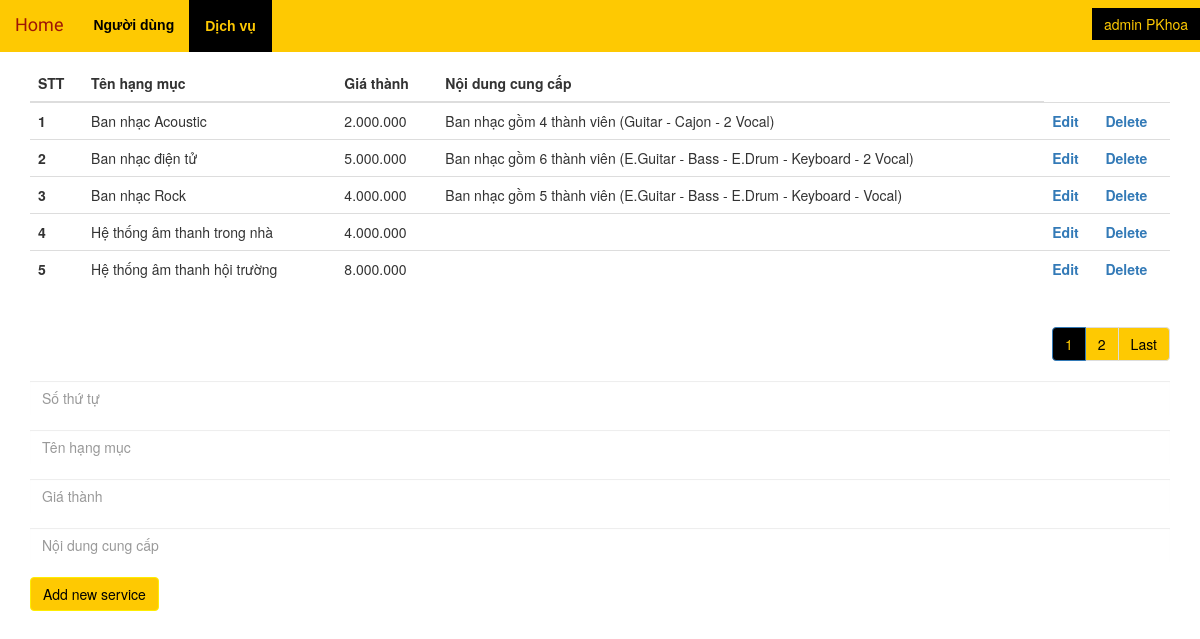
The page /admin_manage_service.php (signed in) on the database its author committed.
### tables this page shows
CREATE TABLE `services` (
  `id` int(11) NOT NULL,
  `name` varchar(50) DEFAULT NULL,
  `price` varchar(10) DEFAULT NULL,
  `detail` varchar(200) DEFAULT NULL,
  `imgsrc` varchar(100) DEFAULT NULL
);

### sesssion.php (called while the page is built, shortened)
<?php
	if (isset($_SESSION["type"])) {
		if ($_SESSION['type'] =='admin')
		{
		$type = $_SESSION['type'];
		$name = $_SESSION['username'];
		}
	}
?>

### admin_manage_service.php (the view, shortened to what this page needs)
<?php
	require "sesssion.php";
?>
<!DOCTYPE html>
<html lang="en">
<head>
	<link rel="stylesheet" href="https://maxcdn.bootstrapcdn.com/bootstrap/3.4.1/css/bootstrap.min.css">
	<link rel="stylesheet" type="text/css" href="style.css">
</head>
<body>
	<div class="fluid-container" style="margin-top: 15px;">
		<div class="fluid-container contact">
			<div class="row row-no-gutters">
				<div class="col-xs-6 col-sm-6 col-md-6 col-lg-6 text-center">
				</div>
				<div class="col-xs-6 col-sm-6 col-md-6 col-lg-6 text-center">
				</div>
			</div>
		</div>
		<nav class="navbar navbar-default navbar-fixed-top ">
			<div class="navbar-header">
				<a class="navbar-brand" href="index.php">Home</a>
			</div>
			<form class="navbar-form navbar-right dropdown"style="margin-right : -15px;" role="search" method="GET">
					<button type="submit"  data-toggle="dropdown"  class="dropdown-toggle btn btn-default btnsearch">
						<?php echo $type, ' ', $name ?>
					</button>
			</form>
			<div class="collapse navbar-collapse navbar-ex1-collapse">
				<ul class="nav navbar-nav">
                    <li><a href="admin_manage_user.php">Người dùng</a></li>
                    <li class="active"><a href="admin_manage_user.php">Dịch vụ</a></li>
				</ul>
			</div>
		</nav>
	</div>
    <br>
    <div class="container">
	    <?php
			$servername = "localhost";
			$username = "root";
			$password = "";
			$dbname = "examples";
			$conn = mysqli_connect($servername, $username, $password, $dbname);
			$showRecordPerPage = 5;
			if(isset($_GET['page']) && !empty($_GET['page'])){
				$currentPage = $_GET['page'];
			}else{
				$currentPage = 1;
			}
			$startFrom = ($currentPage * $showRecordPerPage) - $showRecordPerPage;
			$totalEmpSQL = "SELECT * FROM services";
			$allEmpResult = mysqli_query($conn, $totalEmpSQL);
			$totalEmployee = mysqli_num_rows($allEmpResult);
			$lastPage = ceil($totalEmployee/$showRecordPerPage);
			$nextPage = $currentPage + 1;
			$empSQL = "SELECT id, name, price, detail FROM `services` LIMIT $startFrom, $showRecordPerPage";
			$empResult = mysqli_query($conn, $empSQL);
		?>
        <table class="table">
            <thead class="thead-dark">
              <tr>
                <th scope="col">STT</th>
                <th scope="col">Tên hạng mục</th>
                <th scope="col">Giá thành</th>
                <th scope="col">Nội dung cung cấp</th>
              </tr>
			</thead>
            <tbody>
			<?php
			while($emp = mysqli_fetch_assoc($empResult)){
				?>
				<tr>
				<th scope="row"><?php echo $emp['id']; ?></th>
				<td><?php echo $emp['name']; ?></td>
                <td><?php echo $emp['price']; ?></td>
                <td><?php echo $emp['detail']; ?></td>
                <th><a href="<?php echo "edit_service.php?id=".$emp['id'];?>">Edit</a></th>
				<th><a href="<?php echo "delete_service.php?id=".$emp['id'];?>">Delete</a></th>
				</tr>
			<?php } ?>
            </tbody>
        </table>
        <nav aria-label="Page navigation">
			<ul class="pagination justify-content-end">
				<li class="page-item active"><a class="page-link" href="?page=<?php echo $currentPage ?>"><?php echo $currentPage ?></a></li>
				<?php if($currentPage != $lastPage) { ?>
				<li class="page-item"><a class="page-link" href="?page=<?php echo $nextPage ?>"><?php echo $nextPage ?></a></li>
				<li class="page-item">
					<a class="page-link" href="?page=<?php echo $lastPage ?>" aria-label="Next">
						<span aria-hidden="true">Last</span>
					</a>
				</li>
				<?php } ?>
            </ul>
        </nav>
        <div>
            <form method="POST">
                <div class="form-group">
                    <input type="text" class="form-control" name="id" placeholder="Số thứ tự">
                </div>
                <div class="form-group">
                    <input type="text" class="form-control" name="name" placeholder="Tên hạng mục">
                </div>
                <div class="form-group">
                    <input type="text" class="form-control" name="price" placeholder="Giá thành">
                </div>
                <div class="form-group">
                    <input type="text" class="form-control" name="detail" placeholder="Nội dung cung cấp">
                </div>
                <button type="submit" class="btn btn-primary" name="submit" value="Add new service">Add new service</button>
            </form>
        </div>
    </div>
</body>
</html>

### style.css (style rules this page uses)
.contact { background-color: black; color : white; height: 30px; text-align: center; font-size: 12px; padding-top: 8px; }
.navbar { -webkit-border-radius: 0; -moz-border-radius: 0; border-radius: 0; border : none; margin-bottom: 0px; }
.navbar-default { background-color: #fec902; }
.navbar-default .navbar-brand { font-family: 'Lobster'; color: black; }
.navbar-default .navbar-nav > li > a { color: black; font-family: Arial, Helvetica, sans-serif; font-weight: bold; }
.navbar-default .navbar-nav > .active > a, .navbar-default .navbar-nav > .active > a:hover, .navbar-default .navbar-nav > .active > a:focus { color: #fec902; background-color: black; font-weight: bold; border : solid 1px black;; }
.form-control { border-radius: 0px; border : none; }
.btnsearch { border-radius: 0px; background-color: black; border : none; color: #fec902; }
.pagination { float: right; }
.pagination > li > a { color: black; background-color: #fec902; }
.pagination > .active > a { color: #fec902; background-color: black; }
.btn.btn-primary { color: black; background-color: #fec902; border-color: #feed02; }

### rows shown on the page
services: id "1", name "Ban nhạc Acoustic", price "2.000.000", detail "Ban nhạc gồm 4 thành viên (Guitar - Cajon - 2 Vocal)"
services: id "2", name "Ban nhạc điện tử", price "5.000.000", detail "Ban nhạc gồm 6 thành viên (E.Guitar - Bass - E.Drum - Keyboard - 2 Vocal)"
services: id "3", name "Ban nhạc Rock", price "4.000.000", detail "Ban nhạc gồm 5 thành viên (E.Guitar - Bass - E.Drum - Keyboard - Vocal)"
services: id "4", name "Hệ thống âm thanh trong nhà", price "4.000.000"
services: id "5", name "Hệ thống âm thanh hội trường", price "8.000.000"

### other values the page prints
$type "admin"
$name "PKhoa"
$currentPage "1"
$nextPage "2"
